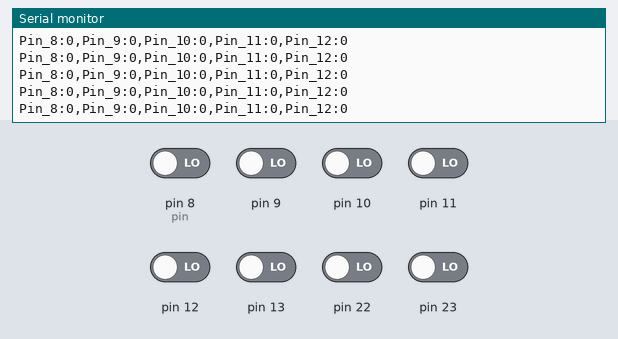
Simulated run of this sketch. Board: Arduino Uno, built with avr-gcc and run on an emulated ATmega328P. On the bench: the last lines printed to the serial monitor. The test bench sets the inputs (shaded band); at power-on: pin 8 (pin), pin 9–13, pin 22, pin 23 LOW.

Above: at 1.2 s.
1.3 s: pin 8 (pin) driven HIGH
At 1.44 s:
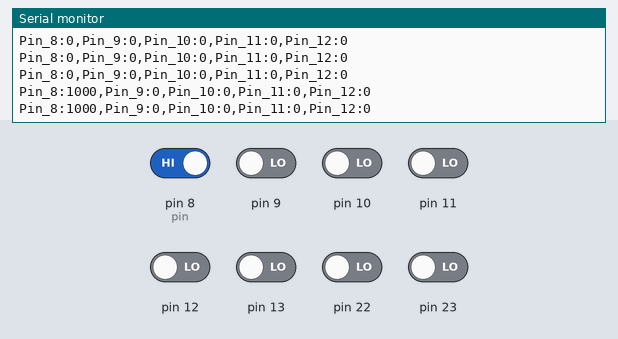
4.3 s: pin 9 driven HIGH
At 4.47 s:
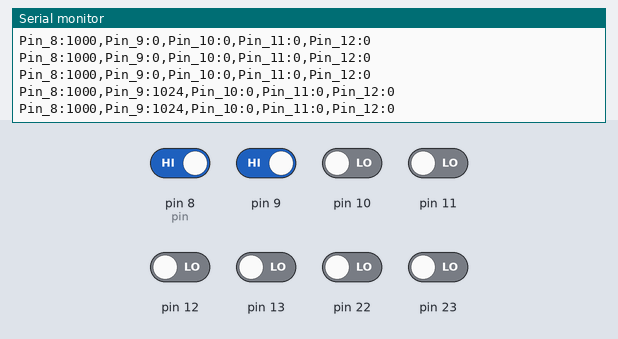
7.3 s: pin 10 driven HIGH
At 7.44 s:
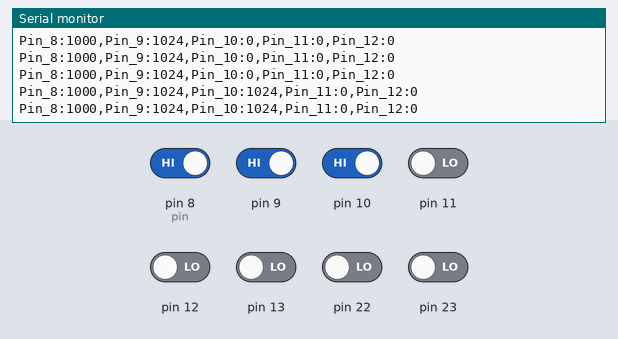
10.3 s: pin 11 driven HIGH
At 10.47 s:
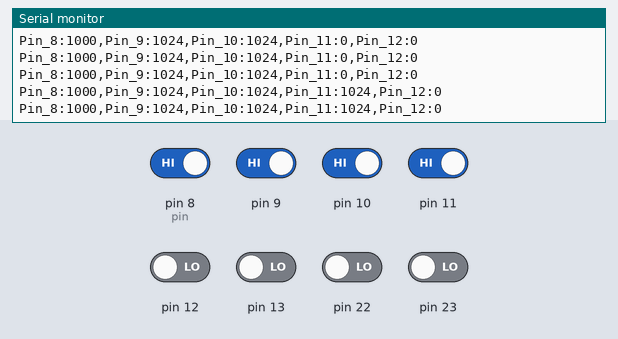
13.3 s: pin 8 (pin) driven LOW
At 13.38 s:
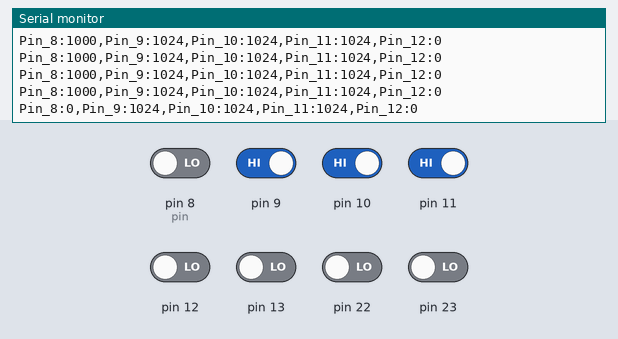
16.3 s: pin 11 driven LOW
At 16.42 s:
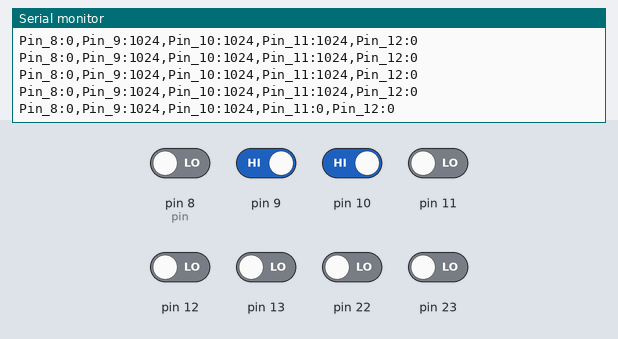

The sketch:

GenericDroneControllerBitRead.ino
```cpp
long pin = 8;
long value = HIGH;
long thing_to_mess_with;
long read_pin_13 = 0;

uint16_t results;


void setup() {
  Serial.begin(9600);

}

void loop() {
  long read_pin_12 = 0;
  long read_pin_11 = 0;
  long read_pin_10 = 0;
  long read_pin_9 = 0;
  long read_pin_8 = 0;
  uint8_t data[1024];

  for (int i = 0; i < 1024; i++) {
    data[i] = PINB;
  };


  for (uint8_t x : data) {


    read_pin_8 += bitRead(x, 0);
    read_pin_9 += bitRead(x, 1);
    read_pin_10 += bitRead(x, 2);
    read_pin_11 += bitRead(x, 3);
    read_pin_12 += bitRead(x, 4);
  }

  Serial.print("Pin_8:");
  Serial.print((read_pin_8 > 800) * 1000);
  Serial.print(',');
  Serial.print("Pin_9:");
  Serial.print(read_pin_9);
  Serial.print(',');
  Serial.print("Pin_10:");
  Serial.print(read_pin_10);
  Serial.print(',');
  Serial.print("Pin_11:");
  Serial.print(read_pin_11);
  Serial.print(',');
  Serial.print("Pin_12:");
  Serial.println(read_pin_12);

}
```

Measured:
- after the input at 1.3 s, the serial monitor: prints a new line after 0.08 s (image 1)
- after the input at 4.3 s, the serial monitor: prints a new line after 0.11 s (image 2)
- after the input at 7.3 s, the serial monitor: prints a new line after 0.07 s (image 3)
- after the input at 10.3 s, the serial monitor: prints a new line after 0.11 s (image 4)
- after the input at 13.3 s, the serial monitor: prints a new line after 0.08 s (image 5)
- after the input at 16.3 s, the serial monitor: prints a new line after 0.11 s (image 6)
